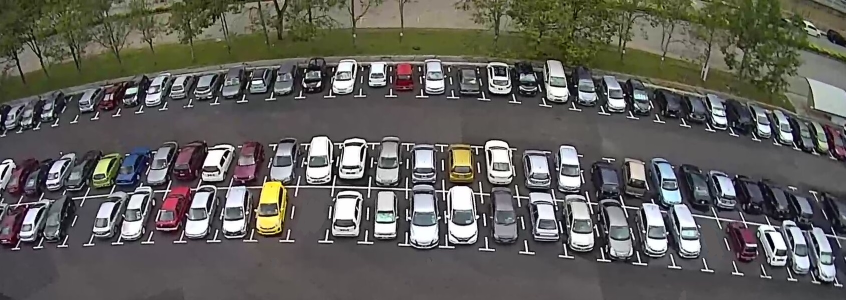
#> input picture Challenge 4/Challenge4_parking.jpg, 1691 x 600 px (shown at 1/2 size)
$ jupyter execute 'Challenge 4.ipynb'
#> lines starting #> are read from the running program, lines starting #| are printed output that depends on the picture; after the words box and inside, x2 and y2 are one past the last pixel; in counts of white or black regions, pixels touching at a corner belong together
[cell 1]
import numpy as np
import cv2

point = ()
point1 = ()
point2 = ()
point3 = ()
point4 = ()

click_count = 0
i = 1
ids=1

def on_mouse(event, x, y, flags, params):
    global i,point1,point2,point3,point4,point
    if event == cv2.EVENT_LBUTTONDOWN:
        point = (x,y)
        if i == 1:
            point1 = (x,y)
        elif i == 2:
            point2 = (x,y)
        elif i == 3:
            point3 = (x,y)
        elif i == 4:
            point4 = (x,y)
            i = 0
        i = i + 1


# load the image, clone it, and setup the mouse callback function
img = cv2.imread('Challenge4_parking.jpg')
#> img is the input picture: shape (600, 1691, 3); mean B, G, R 89.1, 94.4, 95.9
cv2.namedWindow("image")
cv2.setMouseCallback("image", on_mouse)

while True:
    if len(point) != 0 :
        cv2.circle(img,point,3,(255,0,0),-1)
    if len(point4) != 0:
        p = np.array((point1,point2,point3,point4), np.int32)


        output = open("coordinates.txt", "a")


        output.write( "-\n          id: " + str(ids) + "\n          points: [" +
                          "[" + str(p[0][0]) + "," + str(p[0][1]) + "]," +
                          "[" + str(p[1][0]) + "," + str(p[1][1]) + "]," +
                          "[" + str(p[2][0]) + "," + str(p[2][1]) + "]," +
                          "[" + str(p[3][0]) + "," + str(p[3][1]) + "]]\n")
        output.close()

        p = p.reshape((-1,1,2))
        cv2.drawContours(img,
                         [p],
                         contourIdx=-1,
                         color=(255,0,0),
                         thickness=2,
                         lineType=cv2.LINE_8)
        point1 = ()
        point2 = ()
        point3 = ()
        point4 = ()
        ids+=1


    cv2.imshow("image", img)

    key = cv2.waitKey(1) & 0xFF
#> (key q is pressed here)
    if key == ord("q"):
        cv2.destroyAllWindows()
        break


cv2.destroyAllWindows()

[cell 2]
import yaml
import cv2
import numpy as np
img=cv2.imread('Challenge4_parking.jpg')
fn_yaml = r"coordinates.txt"

with open(fn_yaml, 'r') as stream:
#> (reads Challenge 4/coordinates.txt from the repository)
    parking_data = yaml.full_load(stream)

def check(imgPro):
    spaceCount = 0
    contourIdx= -1
    parking_bounding_rects = []
    for ind,park in enumerate(parking_data):
        points = np.array(park['points'])
        rect = cv2.minAreaRect(points)
        rect = cv2.boxPoints(rect)
        rect = np.int0(rect)
        parking_bounding_rects.append(rect)
        rect = parking_bounding_rects[ind]
        roi_gray = imgPro[rect[1][1]:rect[0][1],
                          rect[1][0]:rect[2][0]]
        count = cv2.countNonZero(roi_gray)
        if count<600:
            spaceCount+=1
            color=(0,0,255)
            thickness=3
        else:
            color=(255,0,0)
            thickness=3

        cv2.drawContours(img,[rect],contourIdx,color,thickness)
    cv2.rectangle(img,(45,30),(300,75),(180,0,180),-1)
    cv2.putText(img,f'Parking Space: {spaceCount}',(50,60),cv2.FONT_HERSHEY_SIMPLEX,0.9,(255,255,255),2)

while True:

    gray=cv2.cvtColor(img,cv2.COLOR_BGR2GRAY)
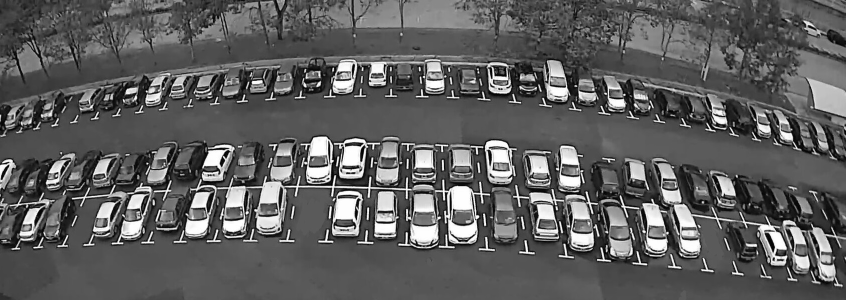
#> gray: shape (600, 1691) (shown at 1/2 size); min 0, max 255, mean 94.2
    blur=cv2.GaussianBlur(gray,(3,3),1)
    (ret1, Thre)=cv2.threshold(blur, 50,255, cv2.THRESH_BINARY_INV)
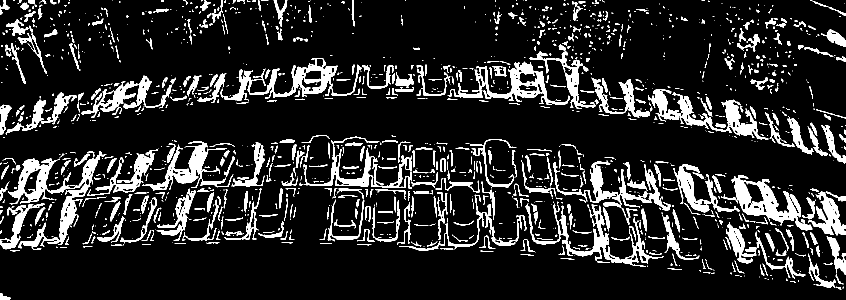
#> Thre: shape (600, 1691) (shown at 1/2 size); 13.5% white; 1488 white regions (915 under 20 px), largest, box (x1, y1, x2, y2) and area: (16, 302, 213, 500) 8173, (1463, 350, 1625, 461) 5741, (1296, 178, 1537, 280) 5723
    kernel=np.ones((3,3),np.uint8)
    dilate=cv2.dilate(Thre,kernel,iterations=1)
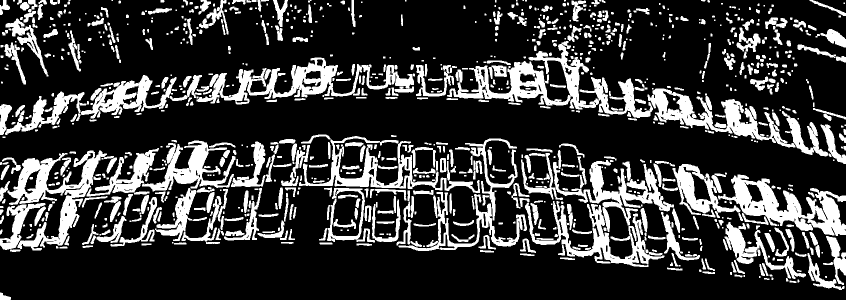
#> dilate: shape (600, 1691) (shown at 1/2 size); 22.5% white; 1012 white regions (285 under 20 px), largest, box (x1, y1, x2, y2) and area: (894, 82, 1306, 236) 15058, (1436, 349, 1691, 472) 11958, (15, 301, 228, 501) 11939
    check(dilate)
#> the loop in check, `for ind,park in enumerate(parking_data):` made 4 passes
#> count on passes 1 to 4: 5, 0, 317, 7
#> pass 3, in check, `roi_gray = imgPro[rect[1][1]:rect[0][1], rect[1][0]:rect[2][0]]`:
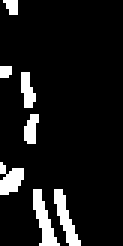
#> roi_gray: shape (82, 41) (shown 3 times larger); 9.4% white; 7 white regions (2 under 20 px), largest, box (x1, y1, x2, y2) and area: (11, 63, 20, 82) 77, (18, 63, 27, 82) 71, (0, 54, 8, 65) 58, (7, 24, 12, 36) 41, (8, 38, 13, 48) 36
#> after the loop in check, `for ind,park in enumerate(parking_data):`:
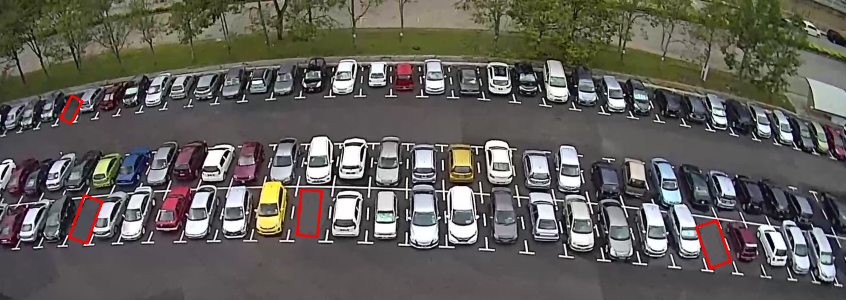
#> img: shape (600, 1691, 3) (shown at 1/2 size); 0.46% of pixels changed, all inside (x1, y1, x2, y2) = (119, 189, 1464, 539)
#> after the loop in check, `for ind,park in enumerate(parking_data):`: parking_bounding_rects = [[[173, 486], [138, 474], [168, 390], [204, 403]], [[634, 473], [594, 469], [602, 379], [643, 382]], [[1420, 536], [1392, 454], [1433, 440], [1461, 522]], [[141, 246], [121, 236], [143, 191], [164, 202]]]; spaceCount = 4
#> in check, `cv2.putText(img,f'Parking Space: {spaceCount}',(50,60),cv2.FONT_HERSHE..`:
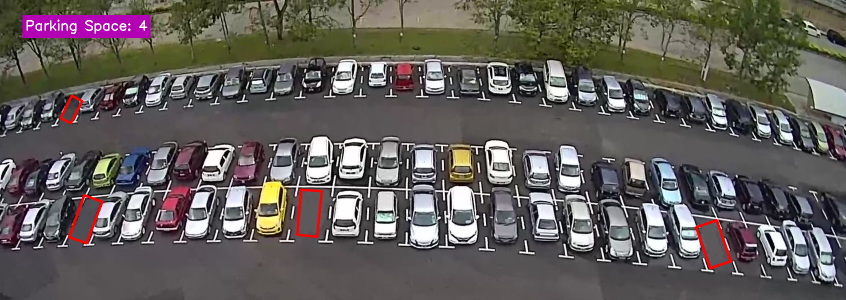
#> img: shape (600, 1691, 3) (shown at 1/2 size); mean B, G, R 90.2, 93.4, 97.9

    cv2.imshow("Image",img)
    key = cv2.waitKey(1) & 0xFF
#> (key q is pressed here)
    if key == ord("q"):
        cv2.destroyAllWindows()
        break
